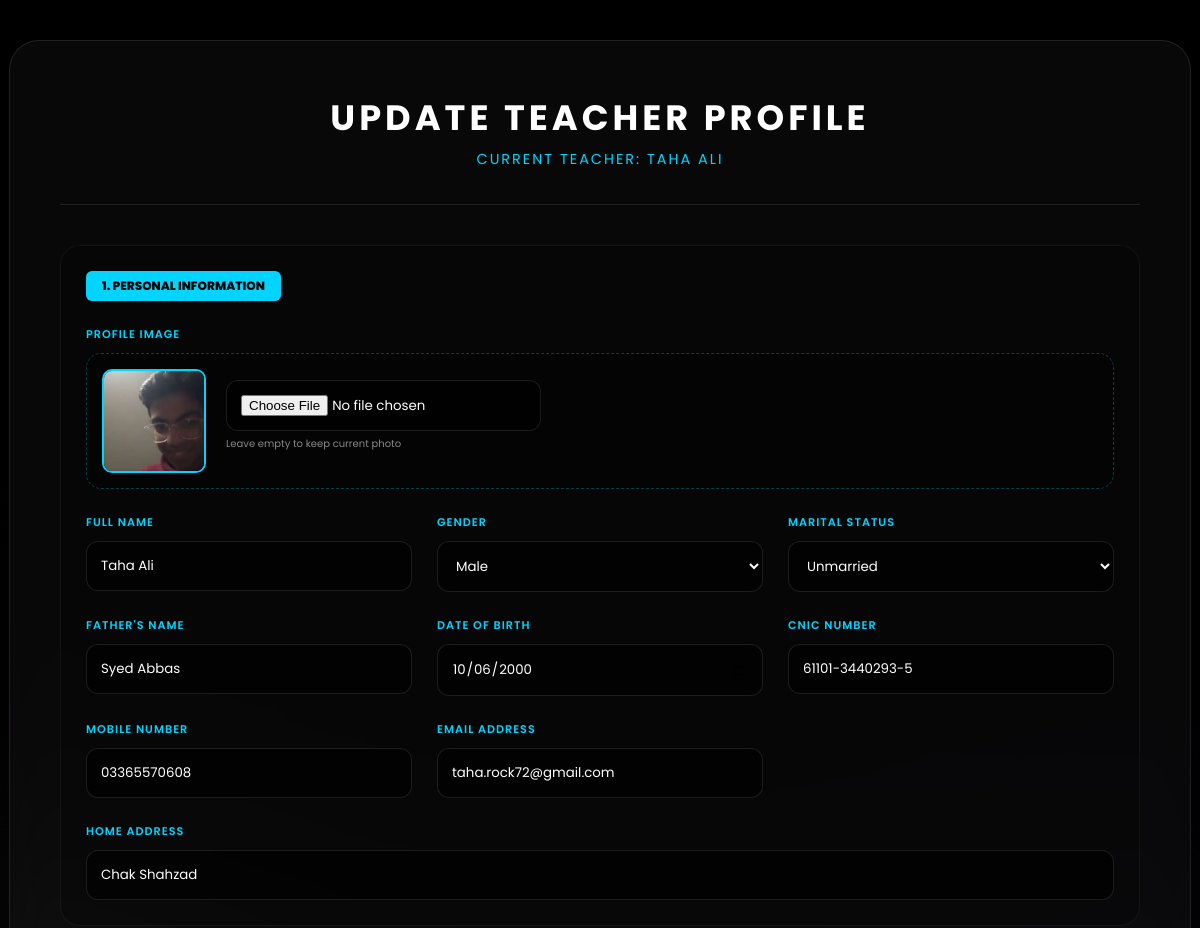
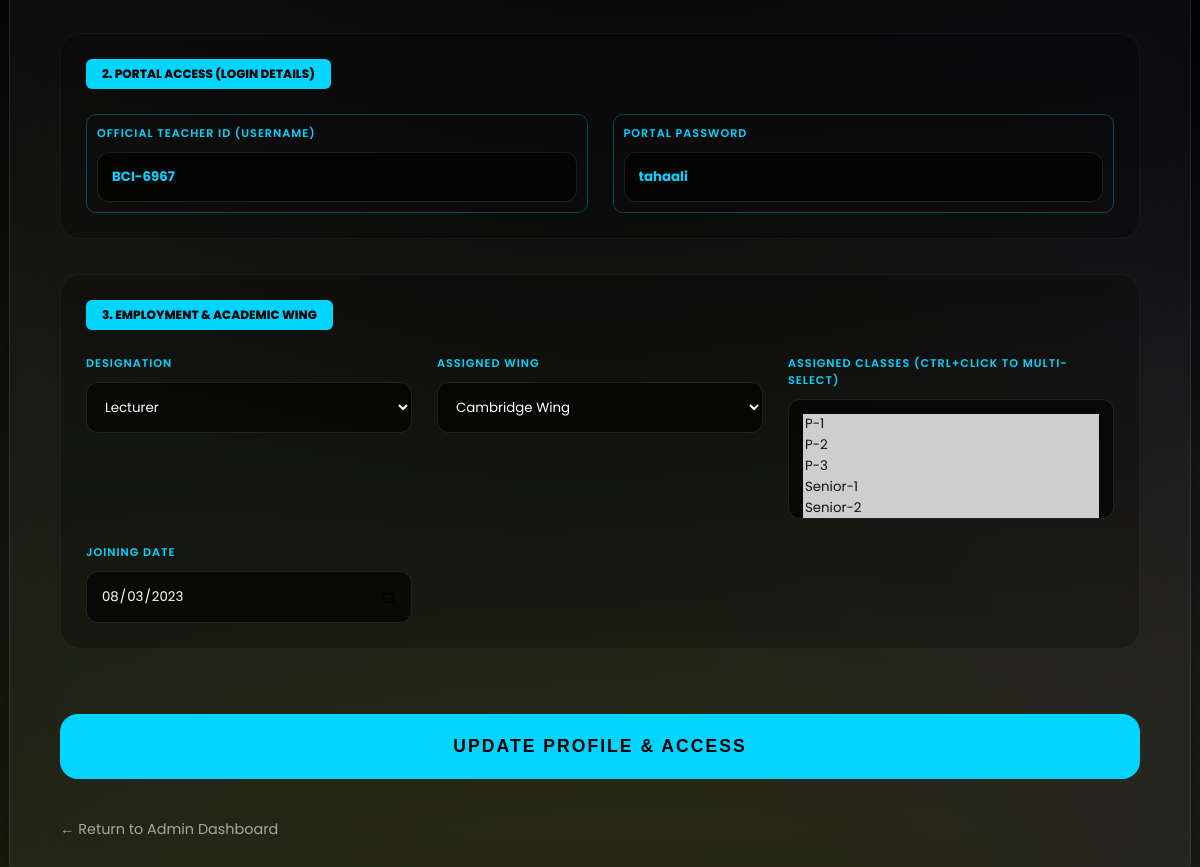
Page /edit_teacher.php?id=1 (signed in) on the committed database (2 pictures, top to bottom).
### tables this page shows
CREATE TABLE `teachers` (
  `teacher_id` int(11) NOT NULL,
  `teacher_name` varchar(100) NOT NULL,
  `teacher_email` varchar(100) NOT NULL,
  `teacher_contact` varchar(20) DEFAULT NULL,
  `teacher_wing` varchar(50) DEFAULT NULL,
  `teacher_class` varchar(50) DEFAULT NULL,
  `teacher_subject` varchar(50) DEFAULT NULL,
  `password` varchar(255) NOT NULL,
  `teacher_photo` varchar(255) DEFAULT NULL,
  `created_at` timestamp NOT NULL DEFAULT current_timestamp(),
  `marital_status` enum('Married','Unmarried') DEFAULT 'Unmarried',
  `relation_name` varchar(100) DEFAULT NULL,
  `grading_scale` varchar(50) DEFAULT NULL,
  `address` text DEFAULT NULL,
  `contact_no` varchar(20) DEFAULT NULL,
  `cnic` varchar(20) DEFAULT NULL,
  `dob` date DEFAULT NULL,
  `matric_marks` varchar(50) DEFAULT NULL,
  `inter_marks` varchar(50) DEFAULT NULL,
  `highest_qualification` varchar(100) DEFAULT NULL,
  `university` varchar(100) DEFAULT NULL,
  `subject_specialization` varchar(100) DEFAULT NULL,
  `teaching_experience` varchar(50) DEFAULT NULL,
  `gender` varchar(20) DEFAULT NULL,
  `emergency_contact` varchar(20) DEFAULT NULL,
  `prev_institutes` text DEFAULT NULL,
  `joining_date` date DEFAULT NULL,
  `employment_type` varchar(50) DEFAULT NULL,
  `salary_amount` decimal(10,2) DEFAULT NULL,
  `bank_details` text DEFAULT NULL,
  `teacher_id_official` varchar(50) DEFAULT NULL,
  `designation` varchar(50) DEFAULT NULL
);

### edit_teacher.php (the view, shortened to what this page needs)
<?php
$host = "localhost"; $user = "root"; $password = ""; $dbname = "students_DB";
try {
    $conn = new PDO("mysql:host=$host;dbname=$dbname", $user, $password);
    $conn->setAttribute(PDO::ATTR_ERRMODE, PDO::ERRMODE_EXCEPTION);
} catch(PDOException $e) { die("Connection failed: " . $e->getMessage()); }
$id = $_GET['id'] ?? null;
$stmt = $conn->prepare("SELECT * FROM teachers WHERE teacher_id = ?");
$stmt->execute([$id]);
$t = $stmt->fetch(PDO::FETCH_ASSOC);
?>
<!DOCTYPE html>
<html lang="en">
<head>
</head>
<body>
<div class="form-container">
    <div class="header-box">
        <h1>UPDATE TEACHER PROFILE</h1>
        <p>Current Teacher: <?php echo htmlspecialchars($t['teacher_name']); ?></p>
    </div>
    <form method="POST" enctype="multipart/form-data">
        <div class="form-section">
            <span class="section-tag">1. Personal Information</span>
            <div class="grid">
                <div class="field-group full-row">
                    <label>Profile Image</label>
                    <div class="photo-edit-box">
                        <?php
                            $img_path = "uploads/teachers/" . $t['teacher_photo'];
                            $display_img = (!empty($t['teacher_photo']) && file_exists($img_path)) ? $img_path : "assets/img/default_user.png";
                        ?>
                        <img src="<?php echo $display_img; ?>?v=<?php echo time(); ?>" id="photo_preview">
                        <div>
                            <input type="file" name="t_photo" accept="image/*" onchange="previewImage(this)">
                            <p style="font-size: 10px; color: #888; margin-top: 5px;">Leave empty to keep current photo</p>
                        </div>
                    </div>
                </div>
                <div class="field-group"><label>Full Name</label><input type="text" name="t_name" value="<?php echo htmlspecialchars($t['teacher_name']); ?>" required></div>
                <div class="field-group">
                    <label>Gender</label>
                    <select name="gender" id="gender" onchange="toggleRelationLabel()">
                        <option value="Male" <?php echo ($t['gender'] == 'Male') ? 'selected' : ''; ?>>Male</option>
                    </select>
                </div>
                <div class="field-group">
                    <label>Marital Status</label>
                    <select name="m_status" id="m_status" onchange="toggleRelationLabel()">
                        <option value="Unmarried" <?php echo ($t['marital_status'] == 'Unmarried') ? 'selected' : ''; ?>>Unmarried</option>
                    </select>
                </div>
                <div class="field-group">
                    <label id="rel_label">Father's Name</label>
                    <input type="text" name="rel_name" value="<?php echo htmlspecialchars($t['relation_name']); ?>" required>
                </div>
                <div class="field-group"><label>Date of Birth</label><input type="date" name="dob" value="<?php echo $t['dob']; ?>" required></div>
                <div class="field-group"><label>CNIC Number</label><input type="text" name="cnic" value="<?php echo htmlspecialchars($t['cnic']); ?>" required></div>
                <div class="field-group"><label>Mobile Number</label><input type="text" name="contact" value="<?php echo htmlspecialchars($t['contact_no']); ?>" required></div>
                <div class="field-group"><label>Email Address</label><input type="email" name="t_email" value="<?php echo htmlspecialchars($t['teacher_email']); ?>" required></div>
                <div class="field-group full-row"><label>Home Address</label><input type="text" name="address" value="<?php echo htmlspecialchars($t['address']); ?>"></div>
            </div>
        </div>
        <div class="form-section">
            <span class="section-tag">2. Portal Access (Login Details)</span>
            <div class="grid">
                <div class="field-group" style="border: 1px solid rgba(0, 212, 255, 0.3); padding: 10px; border-radius: 10px;">
                    <label>Official Teacher ID (Username)</label>
                    <input type="text" name="t_id" value="<?php echo htmlspecialchars($t['teacher_id_official']); ?>" style="color: #00d4ff; font-weight: bold;">
                </div>
                <div class="field-group" style="border: 1px solid rgba(0, 212, 255, 0.3); padding: 10px; border-radius: 10px;">
                    <label>Portal Password</label>
                    <input type="text" name="t_pass" value="<?php echo htmlspecialchars($t['password']); ?>" required style="color: #00d4ff; font-weight: bold;">
                </div>
            </div>
        </div>
        <div class="form-section">
            <span class="section-tag">3. Employment & Academic Wing</span>
            <div class="grid">
                <div class="field-group">
                    <label>Designation</label>
                    <select name="desig">
                        <option value="Lecturer" <?php if($t['designation']=='Lecturer') echo 'selected'; ?>>Lecturer</option>
                    </select>
                </div>
                <div class="field-group">
                    <label>Assigned Wing</label>
                    <select name="t_wing" id="wingSelect" onchange="updateClasses()" required>
                        <option value="Cambridge" <?php if($t['teacher_wing']=='Cambridge') echo 'selected'; ?>>Cambridge Wing</option>
                    </select>
                </div>
                <div class="field-group">
                    <label>Assigned Classes (Ctrl+Click to Multi-Select)</label>
                    <select name="t_class[]" id="classSelect" multiple required style="height: 120px;"></select>
                </div>
                <div class="field-group"><label>Joining Date</label><input type="date" name="j_date" value="<?php echo $t['joining_date']; ?>"></div>
            </div>
        </div>
        <button type="submit" name="update_teacher" class="submit-btn">Update Profile & Access</button>
        <center>
            <a href="dashboard.php" class="dashboard-link">← Return to Admin Dashboard</a>
        </center>
    </form>
</div>
</body>
</html>

### edit_teacher.php (style rules this page uses)
body { background: linear-gradient(rgba(0,0,0,0.85), rgba(0,0,0,0.85)), url('./assets/img/bg_6.png'); background-size: cover; background-attachment: fixed; font-family: 'Poppins', sans-serif; color: white; margin: 0; padding: 40px 0; display: flex; flex-direction: column; align-items: center; }
.form-container { background: rgba(255, 255, 255, 0.03); backdrop-filter: blur(25px); border: 1px solid rgba(255, 255, 255, 0.1); border-radius: 30px; width: 90%; max-width: 1100px; padding: 50px; box-shadow: 0 40px 60px rgba(0,0,0,0.5); }
.header-box { text-align: center; margin-bottom: 40px; border-bottom: 1px solid rgba(255,255,255,0.1); padding-bottom: 20px; }
.header-box h1 { font-size: 2.2rem; letter-spacing: 4px; margin: 0; font-weight: 700; color: #fff; }
.header-box p { color: #00d4ff; font-size: 0.9rem; text-transform: uppercase; margin-top: 5px; letter-spacing: 2px; }
.form-section { margin-bottom: 35px; background: rgba(0,0,0,0.25); padding: 25px; border-radius: 20px; border: 1px solid rgba(255,255,255,0.05); transition: 0.4s; }
.section-tag { background: #00d4ff; color: #000; padding: 6px 16px; font-size: 0.75rem; font-weight: 800; border-radius: 6px; text-transform: uppercase; margin-bottom: 25px; display: inline-block; }
.grid { display: grid; grid-template-columns: repeat(auto-fit, minmax(280px, 1fr)); gap: 25px; }
.field-group { display: flex; flex-direction: column; }
label { font-size: 0.7rem; color: #00d4ff; text-transform: uppercase; margin-bottom: 10px; font-weight: 600; letter-spacing: 1px; }
input, select, textarea { background: rgba(0,0,0,0.6); border: 1px solid rgba(255,255,255,0.1); padding: 14px; border-radius: 12px; color: white; font-family: inherit; transition: 0.3s; }
.full-row { grid-column: 1 / -1; }
.submit-btn { background: #00d4ff; color: #000; border: none; padding: 22px; border-radius: 18px; font-weight: 800; text-transform: uppercase; cursor: pointer; width: 100%; margin-top: 30px; font-size: 1.1rem; transition: 0.4s; letter-spacing: 2px; }
.dashboard-link { margin-top: 40px; text-decoration: none; color: rgba(255,255,255,0.6); font-size: 0.9rem; display: flex; align-items: center; gap: 10px; transition: 0.3s; }
.photo-edit-box { display: flex; align-items: center; gap: 20px; background: rgba(0,0,0,0.3); padding: 15px; border-radius: 15px; border: 1px dashed rgba(0, 212, 255, 0.3); }
#photo_preview { width: 100px; height: 100px; border-radius: 10px; object-fit: cover; border: 2px solid #00d4ff; background: #222; }

### rows in the picture
teachers: teacher_name "TAHA ALI", teacher_photo (picture), t_name "Taha Ali", gender "Male", m_status "Unmarried", rel_name "Syed Abbas", dob "10/06/2000", cnic "61101-3440293-5", contact "03365570608", t_email "taha.rock72@gmail.com", address "Chak Shahzad", t_id "BCI-6967", t_pass "tahaali", desig "Lecturer", t_wing "Cambridge Wing", j_date "08/03/2023"
